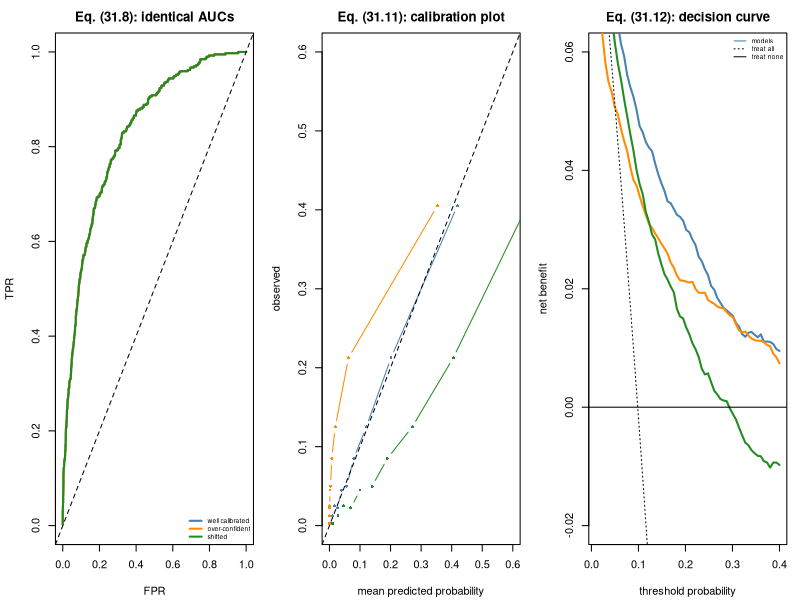

The R script that drew this image:
## ---- chunk 1
suppressPackageStartupMessages(library(MASS))
MODULE_NAME <- "31_prediction_and_validation"
OUT <- file.path(Sys.getenv("STATS_OUT", unset = "results"), MODULE_NAME)
dir.create(OUT, recursive = TRUE, showWarnings = FALSE)
header <- function(txt) cat("\n", strrep("=", 72), "\n", txt, "\n",
                            strrep("=", 72), "\n", sep = "")

## --- Small helpers: base R has no caret/glmnet, so we build what we need. ---
auc <- function(labels, scores) {
  ## AUC = P(score_case > score_control), eq. (31.8) = eq. (7.7).
  r <- rank(scores); n1 <- sum(labels == 1); n0 <- sum(labels == 0)
  (sum(r[labels == 1]) - n1*(n1+1)/2) / (n1*n0)
}
make_folds <- function(n, k, groups = NULL, seed = 1) {
  set.seed(seed)
  if (is.null(groups)) return(sample(rep_len(1:k, n)))
  ## GROUP-AWARE: whole groups go to one fold, never split across folds.
  g <- unique(groups); gf <- sample(rep_len(1:k, length(g)))
  gf[match(groups, g)]
}
## ---- chunk 2
header("1. Feature selection outside the fold (the classic leak)")

fast_tstat <- function(X, y) {
  ## Vectorised two-sample t statistic for every column. Looping t.test() over
  ## 5,000 features x 5 folds x 20 replicates would take minutes.
  a <- X[y == 0,, drop = FALSE]; b <- X[y == 1,, drop = FALSE]
  n1 <- nrow(a); n2 <- nrow(b)
  m1 <- colMeans(a); m2 <- colMeans(b)
  v1 <- matrixStats_colVar(a); v2 <- matrixStats_colVar(b)
  (m1 - m2) / sqrt(v1/n1 + v2/n2)
}
matrixStats_colVar <- function(M) {
  ## Base-R column variances without a dependency.
  mu <- colMeans(M)
  colSums((M - rep(mu, each = nrow(M)))^2) / (nrow(M) - 1)
}

leak_experiment <- function(n = 100, p = 2000, k_sel = 20, n_rep = 20) {
  leaky <- honest <- numeric(n_rep)
  for (r in seq_len(n_rep)) {
    set.seed(5000 + r)
    X <- matrix(rnorm(n*p), n)
    y <- rbinom(n, 1, 0.5)                 # PURE NOISE - no signal whatsoever
    fold <- make_folds(n, 5, seed = r)
    ## WRONG: rank features using ALL the data, then cross-validate.
    top <- order(-abs(fast_tstat(X, y)))[1:k_sel]
    leaky[r] <- mean(sapply(1:5, function(kk) {
      tr <- fold != kk; te <- !tr
      if (length(unique(y[te])) < 2) return(NA)
      fit <- suppressWarnings(glm(y[tr] ~ X[tr, top], family = binomial()))
      auc(y[te], as.vector(cbind(1, X[te, top]) %*% coef(fit)))
    }), na.rm = TRUE)
    ## RIGHT: re-rank features INSIDE each fold.
    honest[r] <- mean(sapply(1:5, function(kk) {
      tr <- fold != kk; te <- !tr
      if (length(unique(y[te])) < 2) return(NA)
      sel <- order(-abs(fast_tstat(X[tr, ], y[tr])))[1:k_sel]
      fit <- suppressWarnings(glm(y[tr] ~ X[tr, sel], family = binomial()))
      auc(y[te], as.vector(cbind(1, X[te, sel]) %*% coef(fit)))
    }), na.rm = TRUE)
  }
  c(leaky = mean(leaky), honest = mean(honest),
    se = sd(honest)/sqrt(n_rep))
}
r1 <- leak_experiment()
cat("  Outcome is a COIN FLIP, so the honest AUC must be 0.5.\n")
cat("  A single 5-fold CV at n=100 has an SE near 0.06, so we average over 20\n")
cat("  independent null datasets - the same discipline as a power study.\n\n")
cat(sprintf("    select on ALL data, then CV  : AUC = %.3f   <- FANTASY\n", r1["leaky"]))
cat(sprintf("    selection INSIDE each fold   : AUC = %.3f   <- honest (+/-%.3f)\n",
            r1["honest"], 1.96*r1["se"]))
cat("\n  The leaky number is what gets published as a '90% accurate biomarker\n")
cat("  signature'. Nothing in the data supports it. The honest number sits at\n")
cat("  chance, exactly as it must.\n")
## ---- chunk 3
header("1b. Unsupervised preprocessing fitted on all rows")
## ---- chunk 4
auc_simple <- function(lab, score) {
  r <- rank(score); n1 <- sum(lab == 1); n0 <- sum(lab == 0)
  if (n1 == 0 || n0 == 0) return(NA_real_)
  (sum(r[lab == 1]) - n1 * (n1 + 1) / 2) / (n1 * n0)
}
null_auc <- function(p_feat, n = 60, n_rep = 60, k = 20) {
  leaky <- honest <- numeric(n_rep)
  for (rep_ in seq_len(n_rep)) {
    set.seed(10000 + rep_)
    X <- matrix(rnorm(n * p_feat), n)
    y <- rbinom(n, 1, 0.5)
    fold <- sample(rep_len(1:5, n))
    ## LEAKY: PCA sees every row, including the held-out ones.
    pc_all <- prcomp(X, center = TRUE, scale. = TRUE)$x[, 1:k, drop = FALSE]
    pr <- rep(NA_real_, n)
    for (kk in 1:5) {
      tr <- fold != kk
      if (length(unique(y[tr])) < 2) next
      m <- suppressWarnings(glm(y ~ ., binomial(),
                                data.frame(y = y[tr], pc_all[tr, ])))
      pr[!tr] <- predict(m, data.frame(pc_all[!tr, , drop = FALSE]),
                         type = "response")
    }
    leaky[rep_] <- auc_simple(y[!is.na(pr)], pr[!is.na(pr)])
    ## HONEST: PCA refitted inside each fold, test rows projected onto it.
    pr <- rep(NA_real_, n)
    for (kk in 1:5) {
      tr <- fold != kk
      if (length(unique(y[tr])) < 2) next
      p_ <- prcomp(X[tr, , drop = FALSE], center = TRUE, scale. = TRUE)
      Ztr <- p_$x[, 1:k, drop = FALSE]
      Zte <- predict(p_, X[!tr, , drop = FALSE])[, 1:k, drop = FALSE]
      m <- suppressWarnings(glm(y ~ ., binomial(),
                                data.frame(y = y[tr], Ztr)))
      colnames(Zte) <- colnames(Ztr)
      pr[!tr] <- predict(m, data.frame(Zte), type = "response")
    }
    honest[rep_] <- auc_simple(y[!is.na(pr)], pr[!is.na(pr)])
  }
  c(mean(leaky, na.rm = TRUE), mean(honest, na.rm = TRUE),
    sd(leaky, na.rm = TRUE) / sqrt(n_rep))
}
cat("  Pure-noise data (outcome is a coin flip), so the honest AUC is 0.5.\n")
cat("  Averaged over 60 independent datasets to beat the CV noise:\n\n")
cat(sprintf("  %14s%18s%18s%11s%8s\n", "p (features)", "PCA on all rows",
            "PCA in the fold", "optimism", "MC SE"))
for (pf in c(200, 800)) {
  r_ <- null_auc(pf)
  cat(sprintf("  %14s%18.4f%18.4f%+11.4f%8.4f\n",
              format(pf, big.mark = ","), r_[1], r_[2], r_[1] - r_[2], r_[3]))
}
cat("
  (An overfit model can score BELOW 0.5 out of fold, which is why some entries
  are near 0.45: with 20 PCs fitted to 60 noise samples the model has learned
  structure that does not generalise, so it is actively anti-predictive on the
  held-out rows. That is expected, not a bug.)

  READ THE RESULT HONESTLY: the optimism is within Monte-Carlo error of ZERO.
  Fitting an UNSUPERVISED PCA on all rows did not measurably inflate
  performance here. That is the correct conclusion from this experiment, and
  it is worth stating plainly rather than asserting a leak the data do not
  show.

  So distinguish two classes of preprocessing:

  (a) OUTCOME-BLIND steps - scaling, PCA, quantile normalisation,
      unsupervised batch correction. They never see y, so the only thing they
      can leak is the test FEATURE distribution, and as measured above that is
      a small effect. Still put them inside the fold: it costs nothing, and
      steps that borrow across ROWS (kNN or iterative imputation,
      sample-to-sample quantile normalisation) leak considerably more than
      PCA does.

  (b) OUTCOME-AWARE steps - feature selection by association with y,
      normalising cases and controls separately, choosing a cut-point to
      maximise separation. These are CATASTROPHIC, as section 1 showed.

  The distinction matters because treating every preprocessing step as equally
  dangerous leads people to distrust the wrong things and miss the real leak.\n")
## ---- chunk 5
header("2. Donor leakage: the most common bioinformatics leak")
cv_auc <- function(X, y, fold) {
  vals <- sapply(sort(unique(fold)), function(k) {
    tr <- fold != k; te <- !tr
    if (length(unique(y[te])) < 2 || length(unique(y[tr])) < 2) return(NA)
    fit <- suppressWarnings(glm(y[tr] ~ X[tr, ], family = binomial()))
    auc(y[te], as.vector(cbind(1, X[te, ]) %*% coef(fit)))
  })
  mean(vals, na.rm = TRUE)
}
donor_experiment <- function(n_donors = 40, cells_per = 25, n_rep = 15) {
  rand <- grp <- numeric(n_rep)
  for (r in seq_len(n_rep)) {
    set.seed(6000 + r)
    donor <- rep(seq_len(n_donors), each = cells_per)
    sig <- matrix(rnorm(n_donors*30, 0, 2), n_donors)   # donor signature
    Xc <- sig[donor, ] + matrix(rnorm(n_donors*cells_per*30), ncol = 30)
    y_don <- sample(rep(0:1, each = n_donors/2))        # outcome per donor, RANDOM
    yc <- y_don[donor]
    rand[r] <- cv_auc(Xc, yc, make_folds(nrow(Xc), 5, seed = r))
    grp[r]  <- cv_auc(Xc, yc, make_folds(nrow(Xc), 5, groups = donor, seed = r))
  }
  c(random = mean(rand), grouped = mean(grp), se = sd(grp)/sqrt(n_rep))
}
r2 <- donor_experiment()
cat("  40 donors x 25 cells; the outcome is assigned PER DONOR at random, so\n")
cat("  the honest AUC is again 0.5. Averaged over 15 datasets:\n\n")
cat(sprintf("    random 5-fold CV over CELLS  : AUC = %.3f   <- memorises donors\n",
            r2["random"]))
cat(sprintf("    group-aware CV by DONOR      : AUC = %.3f   <- honest (+/-%.3f)\n",
            r2["grouped"], 1.96*r2["se"]))
## Verify no donor straddles a fold boundary.
set.seed(1); dtest <- rep(1:40, each = 25)
ftest <- make_folds(length(dtest), 5, groups = dtest, seed = 1)
cat(sprintf("    any donor in both train and test? %s\n",
            any(sapply(1:5, function(k)
              length(intersect(dtest[ftest == k], dtest[ftest != k])) > 0))))
cat("\n  Random splitting puts near-duplicate cells from the same donor on both\n")
cat("  sides of the fold boundary. The model learns 'which donor is this?',\n")
cat("  which perfectly predicts the label - and generalises to nobody.\n")
cat("  The same applies to technical replicates and repeated visits.\n")
## ---- chunk 6
header("3. Nested cross-validation (31.4)")
set.seed(2103)
n <- 120; p <- 200
X <- matrix(rnorm(n*p), n)
beta <- numeric(p); beta[1:5] <- 0.35                    # a small REAL signal
y <- as.integer(X %*% beta + rnorm(n) > 0)

ridge_fit <- function(X, y, lambda) {
  ## Ridge-penalised logistic via IRLS with an L2 penalty, eq. (31.5).
  Xd <- cbind(1, X); b <- rep(0, ncol(Xd))
  P <- diag(c(0, rep(lambda, ncol(X))))                  # do not penalise intercept
  for (i in 1:40) {
    eta <- as.vector(Xd %*% b); mu <- plogis(eta); W <- pmax(mu*(1-mu), 1e-6)
    z <- eta + (y - mu)/W
    b_new <- solve(crossprod(Xd*sqrt(W)) + P, crossprod(Xd*W, z))
    if (max(abs(b_new - b)) < 1e-8) { b <- b_new; break }
    b <- b_new
  }
  as.vector(b)
}
lambdas <- c(0.1, 1, 10, 100, 1000)
inner_cv <- function(X, y, lambda, seed = 7) {
  f <- make_folds(nrow(X), 5, seed = seed)
  mean(sapply(1:5, function(k) {
    tr <- f != k; te <- !tr
    if (length(unique(y[te])) < 2) return(NA)
    auc(y[te], as.vector(cbind(1, X[te, ]) %*% ridge_fit(X[tr, ], y[tr], lambda)))
  }), na.rm = TRUE)
}
inner_scores <- sapply(lambdas, function(l) inner_cv(X, y, l))
auc_flat <- max(inner_scores)                            # the score we TUNED on
outer <- make_folds(n, 5, seed = 11)
auc_nested <- mean(sapply(1:5, function(k) {
  tr <- outer != k; te <- !tr
  best <- lambdas[which.max(sapply(lambdas, function(l)
    inner_cv(X[tr, ], y[tr], l, seed = 100 + k)))]
  auc(y[te], as.vector(cbind(1, X[te, ]) %*% ridge_fit(X[tr, ], y[tr], best)))
}))
cat(sprintf("  best inner-CV score (used for tuning) : AUC = %.3f   <- optimistic\n",
            auc_flat))
cat(sprintf("  nested CV (outer loop)                : AUC = %.3f   <- honest\n",
            auc_nested))
cat(sprintf("  optimism = %+.3f\n", auc_flat - auc_nested))
cat("\n  Reporting the CV score you SELECTED ON is selection bias. The outer\n")
cat("  loop estimates performance; the inner loop tunes.\n")
## ---- chunk 7
header("4. AUC is not enough (31.8)-(31.12)")
set.seed(2105)
n_cal <- 4000
zc <- rnorm(n_cal)
p_true <- plogis(-3 + 1.5*zc)                       # ~6% prevalence
y_cal <- rbinom(n_cal, 1, p_true)
models <- list(
  "well calibrated"              = p_true,
  "over-confident (2x log-odds)" = plogis(2*qlogis(p_true)),
  "shifted (+1 on log-odds)"     = plogis(qlogis(p_true) + 1))
calibration_slope <- function(y, p) {                            # eq. (31.11)
  lo <- qlogis(pmin(pmax(p, 1e-9), 1 - 1e-9))
  coef(glm(y ~ lo, family = binomial()))[2]
}
net_benefit <- function(y, p, pt) {                              # eq. (31.12)
  pred <- p >= pt
  sum(pred & y == 1)/length(y) - (sum(pred & y == 0)/length(y)) * (pt/(1-pt))
}
brier <- function(y, p) mean((p - y)^2)                          # eq. (31.9)
cat(sprintf("  simulated cohort: n = %d, prevalence = %.3f\n\n", n_cal, mean(y_cal)))
cat(sprintf("  %-30s%8s%9s%13s%10s\n", "model", "AUC", "Brier", "calib slope", "NB@0.10"))
for (nm in names(models)) {
  pm <- models[[nm]]
  cat(sprintf("  %-30s%8.3f%9.4f%13.3f%10.4f\n", nm, auc(y_cal, pm), brier(y_cal, pm),
              calibration_slope(y_cal, pm), net_benefit(y_cal, pm, 0.10)))
}
cat("\n  All three have IDENTICAL AUC - ranking is unchanged by a monotone\n")
cat("  transformation of the probabilities. Only Brier and the calibration\n")
cat("  slope reveal that two of them produce WRONG PROBABILITIES.\n")
cat("  Calibration slope: 1 = perfect, <1 = predictions too extreme (the usual\n")
cat("  overfitting signature, and the shrinkage factor to apply).\n")
cat(sprintf("\n  Prevalence-dependence of AUC vs PPV at a fixed threshold:\n"))
cat(sprintf("  %12s%8s%17s\n", "prevalence", "AUC", "PPV at p>=0.10"))
for (shift in c(-3, -1.5, 0)) {
  pt_ <- plogis(shift + 1.5*zc); yy <- rbinom(n_cal, 1, pt_)
  sel <- pt_ >= 0.10
  cat(sprintf("  %12.3f%8.3f%17.3f\n", mean(yy), auc(yy, pt_),
              if (any(sel)) mean(yy[sel]) else NA))
}
cat("  AUC is PREVALENCE-INDEPENDENT - a virtue for comparing models and a\n")
cat("  trap for judging usefulness.\n")
## ---- chunk 8
header("5. Correlated features make lasso selection unstable (31.6)-(31.7)")
soft <- function(a, k) sign(a) * pmax(abs(a) - k, 0)
lasso_cd <- function(X, y, lambda, n_iter = 200) {
  ## Coordinate descent for the lasso, eq. (31.6). Standardise first.
  Xs <- scale(X); ys <- y - mean(y)
  n <- nrow(Xs); b <- rep(0, ncol(Xs))
  for (it in 1:n_iter) {
    for (j in seq_along(b)) {
      r <- ys - Xs[, -j, drop = FALSE] %*% b[-j]
      b[j] <- soft(sum(Xs[, j]*r)/n, lambda)
    }
  }
  b
}
enet_cd <- function(X, y, lambda, alpha = 0.3, n_iter = 200) {
  Xs <- scale(X); ys <- y - mean(y); n <- nrow(Xs); b <- rep(0, ncol(Xs))
  for (it in 1:n_iter) for (j in seq_along(b)) {
    r <- ys - Xs[, -j, drop = FALSE] %*% b[-j]
    b[j] <- soft(sum(Xs[, j]*r)/n, lambda*alpha) / (1 + lambda*(1-alpha))
  }
  b
}
set.seed(2106)
n <- 120; p <- 60
latent <- matrix(rnorm(n*10), n)
Xg <- cbind(sapply(1:30, function(k) latent[, ((k-1) %/% 6) + 1] + rnorm(n, 0, 0.35)),
            matrix(rnorm(n*30), n))
bt <- numeric(p); bt[c(1, 7, 13)] <- 1.5              # one per correlated group
yv <- as.vector(Xg %*% bt + rnorm(n))
sel_freq <- function(fn, n_boot = 40, ...) {
  counts <- numeric(p)
  for (b in 1:n_boot) {
    set.seed(b); idx <- sample(n, n, TRUE)
    counts <- counts + (abs(fn(Xg[idx, ], yv[idx], ...)) > 1e-8)
  }
  counts / n_boot
}
f_lasso <- sel_freq(lasso_cd, lambda = 0.15)
f_enet <- sel_freq(enet_cd, lambda = 0.15, alpha = 0.3)
cat("  Features 1-6 are one correlated group; only feature 1 is truly causal.\n")
cat(sprintf("  %9s%18s%24s\n", "feature", "lasso sel. freq", "elastic-net sel. freq"))
for (j in 1:6)
  cat(sprintf("  %9d%18.2f%24.2f%s\n", j, f_lasso[j], f_enet[j],
              if (j == 1) " *causal*" else ""))
cat(sprintf("\n  mean selection frequency of the TRUE features (1, 7, 13):\n"))
cat(sprintf("    lasso %.2f, elastic net %.2f\n",
            mean(f_lasso[c(1,7,13)]), mean(f_enet[c(1,7,13)])))
cat("\n  Lasso picks ONE arbitrary member of each correlated group, and which\n")
cat("  one changes across resamples. Elastic net's ridge component spreads\n")
cat("  weight across the group (the 'grouping effect'). NEVER present\n")
cat("  lasso-selected features as 'the important genes' without a stability\n")
cat("  analysis.\n")
## ---- chunk 9
png(file.path(OUT, "prediction.png"), width = 1300, height = 420, res = 110)
par(mfrow = c(1, 3), mar = c(4.2, 4.2, 2.5, 1))
plot(NA, xlim = c(0, 1), ylim = c(0, 1), xlab = "FPR", ylab = "TPR",
     main = "Eq. (31.8): identical AUCs")
cols <- c("steelblue", "darkorange", "forestgreen")
for (i in seq_along(models)) {
  pm <- models[[i]]; o <- order(-pm)
  lines(cumsum(1 - y_cal[o])/sum(1 - y_cal), cumsum(y_cal[o])/sum(y_cal),
        col = cols[i], lwd = 2)
}
abline(0, 1, lty = 2)
legend("bottomright", sapply(strsplit(names(models), " \\("), `[`, 1),
       col = cols, lwd = 2, bty = "n", cex = 0.6)
plot(NA, xlim = c(0, 0.6), ylim = c(0, 0.6), xlab = "mean predicted probability",
     ylab = "observed", main = "Eq. (31.11): calibration plot")
for (i in seq_along(models)) {
  pm <- models[[i]]
  bins <- cut(pm, quantile(pm, 0:10/10), include.lowest = TRUE)
  lines(tapply(pm, bins, mean), tapply(y_cal, bins, mean), type = "b",
        pch = 16, cex = 0.6, col = cols[i])
}
abline(0, 1, lty = 2)
pts <- seq(0.01, 0.4, length.out = 60)
plot(NA, xlim = range(pts), ylim = c(-0.02, 0.06), xlab = "threshold probability",
     ylab = "net benefit", main = "Eq. (31.12): decision curve")
for (i in seq_along(models))
  lines(pts, sapply(pts, function(t) net_benefit(y_cal, models[[i]], t)),
        col = cols[i], lwd = 2)
lines(pts, sapply(pts, function(t) net_benefit(y_cal, rep(1, n_cal), t)), lty = 3)
abline(h = 0)
legend("topright", c("models", "treat all", "treat none"),
       col = c("steelblue", "black", "black"), lty = c(1, 3, 1), bty = "n", cex = 0.6)
invisible(dev.off())
cat("\nFigure written to", file.path(OUT, "prediction.png"), "\n")
